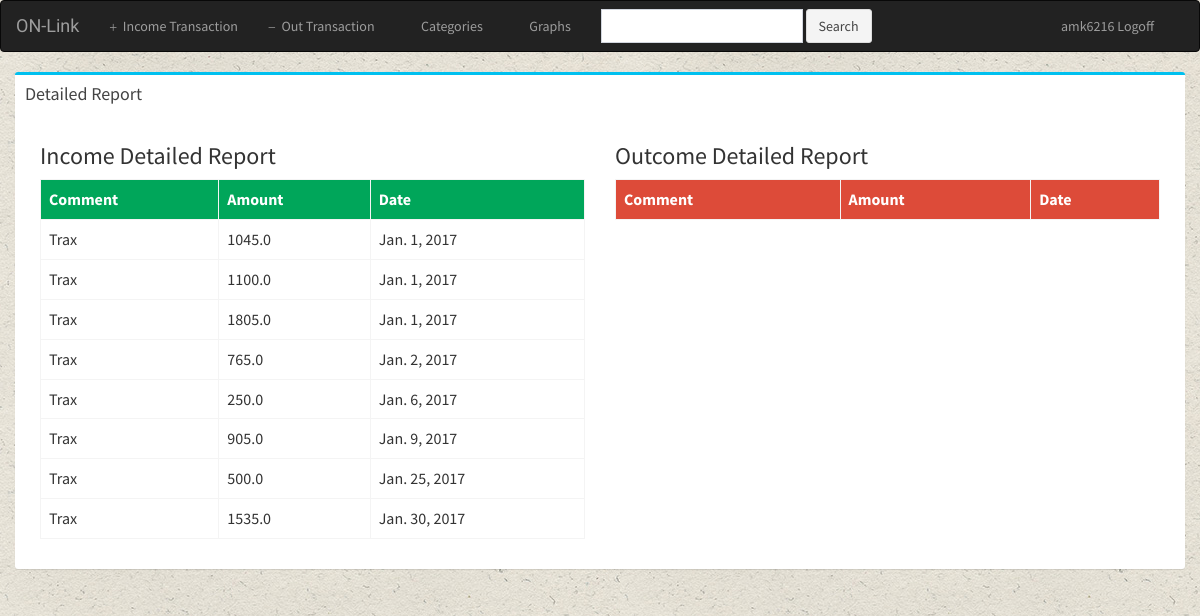
/basic/report/27/27/ (signed in), run on an earlier commit of the app's database.
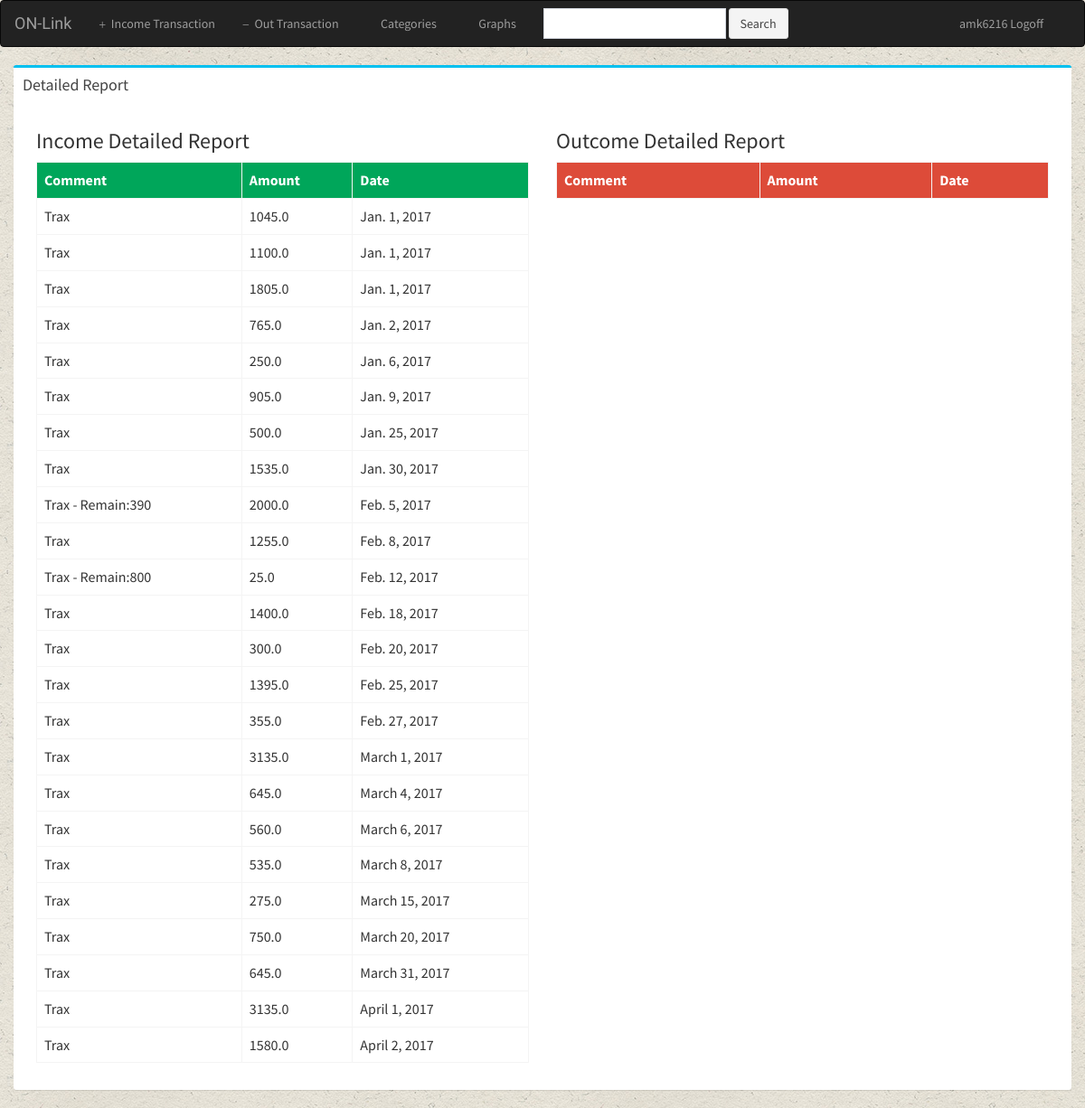
And on a later commit of the database.
### basic/models.py (models this page shows, shortened)
class InTransaction(models.Model):
	user = models.ForeignKey(User,on_delete = models.CASCADE,default=1)
	sub_cat = models.ForeignKey(SubCategory, on_delete = models.CASCADE)
	amount = models.FloatField(default= 0 )
	comment = models.CharField(max_length = 256)
	date = models.DateField()

### basic/views.py (the view)
# urls.py: url(r'^report/(?P<maincategory_id>[0-9]+)/(?P<subcategory_id>[0-9]+)/$', views.detailedreport , name='detailedreport'),
def detailedreport(request,maincategory_id,subcategory_id):
	if not request.user.is_authenticated():
		return render(request, 'basic/login.html')
	else:
		subcategory = get_object_or_404(SubCategory,pk=subcategory_id,user=request.user)
		in_trans = InTransaction.objects.filter(sub_cat=subcategory_id,user=request.user)
		out_trans = OutTransaction.objects.filter(sub_cat=subcategory_id,user=request.user)
		context = {'in_trans':in_trans,'out_trans':out_trans}
		return render(request,'basic/detailedreport.html',context)

### basic/templates/basic/detailedreport.html (shortened to what this page needs)
{% extends 'basic/base.html' %}
{% block body %}
<div class="container container-fluid">
	<div class="row">
		<div class="box box-info">
			<div class="box-header">
				<h4 class="box-title">Detailed Report</h4>
			</div>
			<div class="box-body">
				<div class="col-md-6 table-responsive">
					<h3>Income Detailed Report</h3>
					<table class="table table-hover table-bordered">
						<tr class="btn-success">
							<th>Comment</th>
							<th>Amount</th>
							<th>Date</th>
						</tr>
						{% for x in in_trans %}
						<tr>
							<td>{{ x.comment }}</td>
							<td>{{ x.amount }}</td>
							<td>{{ x.date }}</td>
						</tr>
						{% endfor %}
					</table>
				</div>
				<div class="col-md-6 table-responsive">
					<h3>Outcome Detailed Report</h3>
					<table class="table table-hover table-bordered">
						<tr class="btn-danger">
							<th>Comment</th>
							<th>Amount</th>
							<th>Date</th>
						</tr>
					</table>
				</div>
			</div>
		</div>
	</div>
</div>
{% endblock %}

What changed in the data, as far as the page shows it:
added InTransaction: comment "Trax - Remain:390", amount "2000.0", date "Feb. 5, 2017"
added InTransaction: comment "Trax", amount "1255.0", date "Feb. 8, 2017"
added InTransaction: comment "Trax - Remain:800", amount "25.0", date "Feb. 12, 2017"
added InTransaction: comment "Trax", amount "1400.0", date "Feb. 18, 2017"
added InTransaction: comment "Trax", amount "300.0", date "Feb. 20, 2017"
added InTransaction: comment "Trax", amount "1395.0", date "Feb. 25, 2017"
added InTransaction: comment "Trax", amount "355.0", date "Feb. 27, 2017"
added InTransaction: comment "Trax", amount "3135.0", date "March 1, 2017"
added InTransaction: comment "Trax", amount "645.0", date "March 4, 2017"
added InTransaction: comment "Trax", amount "560.0", date "March 6, 2017"
added InTransaction: comment "Trax", amount "535.0", date "March 8, 2017"
added InTransaction: comment "Trax", amount "275.0", date "March 15, 2017"
added InTransaction: comment "Trax", amount "750.0", date "March 20, 2017"
added InTransaction: comment "Trax", amount "645.0", date "March 31, 2017"
added InTransaction: comment "Trax", amount "3135.0", date "April 1, 2017"
added InTransaction: comment "Trax", amount "1580.0", date "April 2, 2017"
